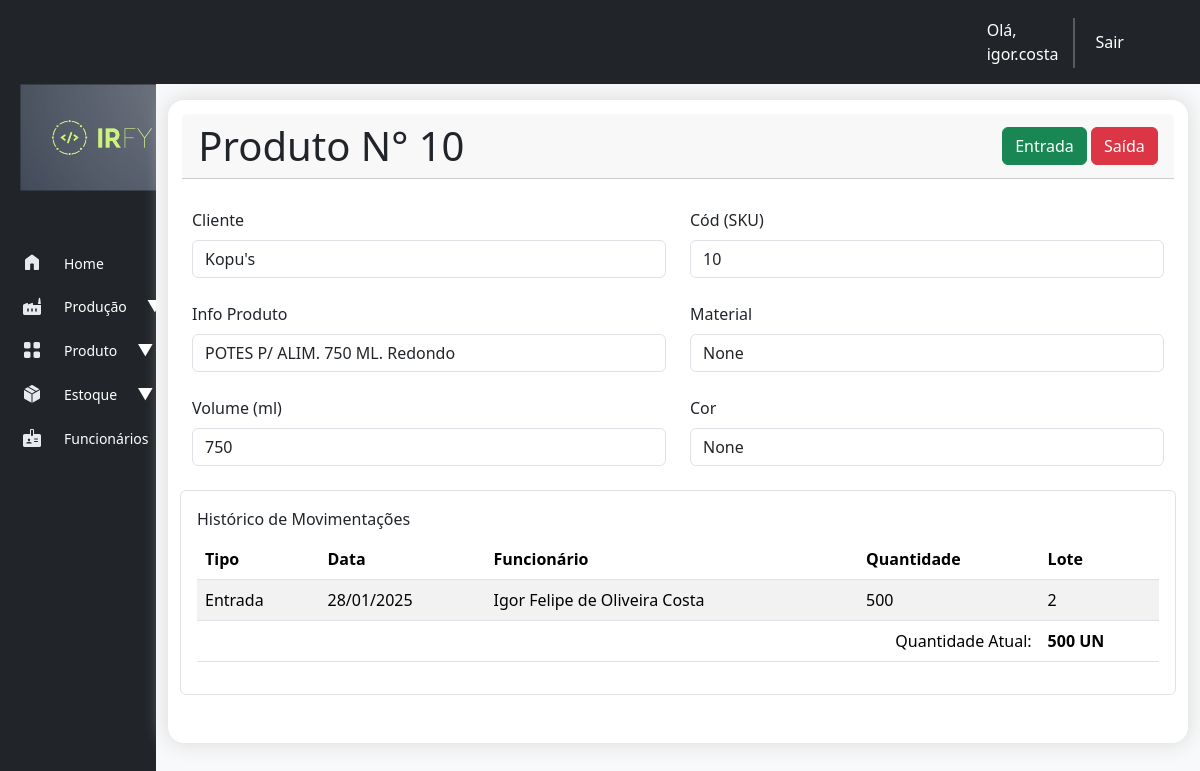
The app's page /estoque/produto_intermediario/6 (signed in), older data.
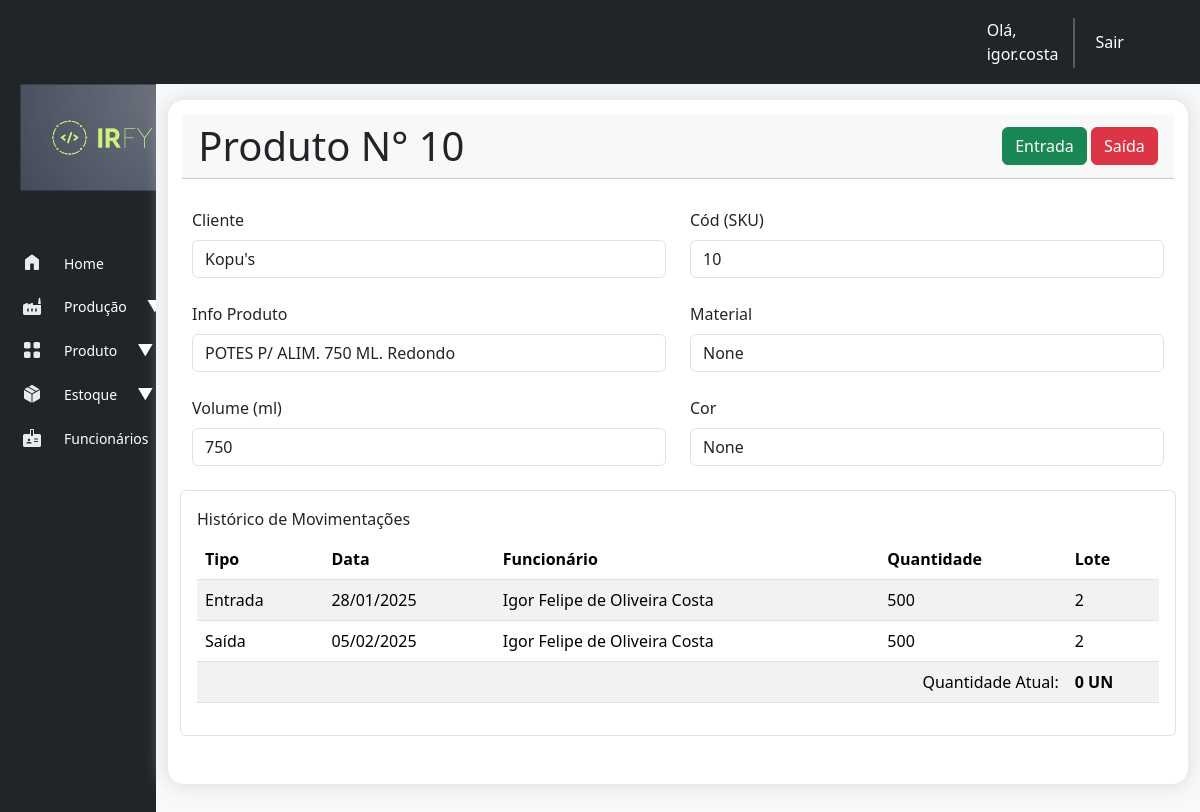
The same page, newer data.
### estoque/models.py (models this page shows, shortened)
class MovimentoEstoqueAcabado(models.Model):
    TIPO_MOVIMENTOS_CHOICES = [
        ('entrada', 'Entrada'),
        ('saida', 'Saída'),
    ]
    produto_acabado = models.ForeignKey(ProdutoAcabado, on_delete=models.CASCADE)
    tipo_movimento = models.CharField(max_length=10, choices=TIPO_MOVIMENTOS_CHOICES)
    quantidade_movimentada = models.IntegerField()
    funcionario = models.ForeignKey(Funcionario, on_delete=models.CASCADE)
    data_mov = models.DateTimeField(auto_now_add=True)
    endereco = models.CharField(max_length=5, null=True)
    class Meta:
        verbose_name_plural = "Movimentações PA"

class ProdutoAcabado(models.Model):
    produto = models.ForeignKey(Produto, on_delete=models.CASCADE)
    quantidade = models.PositiveBigIntegerField(default=0)
    data_entrada = models.DateField(auto_now_add=True)
    localizacao = models.CharField(max_length=5, null=True)
    peso_liq_caixa = models.DecimalField(max_digits=5, decimal_places=3, blank=True, null=True)
    peso_brt_caixa = models.DecimalField(max_digits=5, decimal_places=3, blank=True, null=True)
    cartucho = models.CharField(max_length=8)
    qtd_total_caixa = models.IntegerField(default=0, null=True)
    codigo_barra = models.CharField(max_length=13, blank=True, null=True)
    codigo_barra_pct = models.CharField(max_length=13, blank=True, null=True)
    lote = models.CharField(max_length=10, null=True)
    data_fabricacao = models.DateField(null=True)
    tipo = models.CharField(max_length=15,choices=[('acabado', 'Acabado'), ('intermediario', 'Intermediario')])
    class Meta:
        verbose_name_plural = "Produtos Acabados"

### cadastro/models.py (models this page shows, shortened)
class Funcionario(models.Model):
    STATUS_CHOICES = [
        ('ativo', 'Ativo'),        ('inativo', 'Inativo'),
    ]
    nome_funcionario = models.CharField(max_length=100)
    matricula_funcionario = models.CharField(max_length=5, unique=True)
    status = models.CharField(max_length=7, choices=STATUS_CHOICES, default="ativo")
    created_at = models.DateField(auto_now_add=True)
    def __str__(self):
        return self.nome_funcionario

class Produto(models.Model):
    TIPO_PRODUTO = [
        ('TAMPA', 'Tampa'),
        ('COPO', 'Copo'),
        ('POTE', 'Pote'),
        ('BANDEJA', 'Bandeja'),
        ('PRATO', 'Prato'),
        ('KIT POTE', 'Kit Pote'),
    ]
    STATUS_PRODUTO = [
        ('ativo', 'Ativo'),
        ('inativo', 'Inativo'),
    ]
    cliente = models.ForeignKey(Cliente, on_delete=models.CASCADE)
    tipo = models.CharField(max_length=10, choices=TIPO_PRODUTO, null=True)
    codigo = models.CharField(max_length=50, unique=True)
    descricao = models.TextField(blank=True, null=True)
    material = models.CharField(max_length=100, null=True, blank=True)
    peso = models.DecimalField(max_digits=10, decimal_places=2, null=True)
    volume = models.IntegerField(null=True)
    cor = models.CharField(max_length=50, null=True, blank=True)
    status = models.CharField(max_length=7, choices=STATUS_PRODUTO, default="ativo", null=True)

class Cliente(models.Model):
    TIPOS_CLIENTE = [
        ('pf', 'Pessoa Física'),
        ('pj', 'Pessoa Jurídica'),
    ]
    nome_cliente = models.CharField(max_length=255)
    tipo_cliente = models.CharField(max_length=2, choices=TIPOS_CLIENTE, default='pf')
    cpf_cnpj = models.CharField(max_length=18, unique=True)
    email = models.EmailField(max_length=254)
    telefone = models.CharField(max_length=20, blank=True, null=True)
    endereco = models.TextField()
    data_cadastro = models.DateTimeField(auto_now_add=True)
    def __str__(self):
        return self.nome_cliente

### estoque/views.py (the view)
# urls.py: path('produto_intermediario/<produto_intermediario_id>', views.produto_intermediario, name='produto_intermediario')
@login_required
def produto_intermediario(request, produto_intermediario_id):
    produto_intermediario = ProdutoAcabado.objects.get(id = produto_intermediario_id)
    movimentacoes = MovimentoEstoqueAcabado.objects.filter(produto_acabado=produto_intermediario)
    context = {'movimentacoes': movimentacoes, 'produto_intermediario': produto_intermediario}
    return render(request, 'estoque_acabado/estoque_intermediario/produto_intermediario.html', context)

### estoque/templates/estoque_acabado/estoque_intermediario/produto_intermediario.html (shortened to what this page needs)
{% extends "base.html" %}
{% load django_bootstrap5 %}
{% load humanize %}
{% block header %}
<div class="card-header d-flex justify-content-between">
    <div>
        <h2 class="display-6 mb-0">Produto N° {{ produto_intermediario.produto.codigo }}</h2>
    </div>
    <div style="align-content: center;">
        {% block buttons %}
        <button type="button" class="btn btn-success" data-bs-toggle="modal" data-bs-target="#modalEntrada">Entrada</button>
        <button type="button" class="btn btn-danger" data-bs-toggle="modal" data-bs-target="#exampleModal">Saída</button>
        {% endblock buttons %}
    </div>
</div>
{% endblock header %}
{% block content %}
<div class="row d-flex justify-content-center">
    <div class="col-md-6 mb-4">
        <label for="disabledTextInput" class="form-label">Cliente</label>
        <input readonly type="text" id="disabledTextInput" class="form-control form-control"
            value="{{ produto_intermediario.produto.cliente }}">
    </div>
    <div class="col-md-6 mb-4">
        <label for="disabledTextInput" class="form-label">Cód (SKU)</label>
        <input readonly type="text" id="disabledTextInput" class="form-control form-control"
            value="{{ produto_intermediario.produto.codigo }}">
    </div>
</div>
<div class="row d-flex justify-content-center">
    <div class="col-md-6 mb-4">
        <label for="disabledTextInput" class="form-label">Info Produto</label>
        <input readonly type="text" id="disabledTextInput" class="form-control form-control"
            value="{{ produto_intermediario.produto.descricao }}">
    </div>
    <div class="col-md-6 mb-4">
        <label for="disabledTextInput" class="form-label">Material</label>
        <input readonly type="text" id="disabledTextInput" class="form-control form-control"
            value="{{ produto_intermediario.produto.material }}">
    </div>
</div>
<div class="row d-flex justify-content-center">
    <div class="col-md-6 mb-4">
        <label for="disabledTextInput" class="form-label">Volume (ml)</label>
        <input readonly type="text" id="disabledTextInput" class="form-control form-control"
            value="{{ produto_intermediario.produto.volume }}">
    </div>
    <div class="col-md-6 mb-4">
        <label for="disabledTextInput" class="form-label">Cor</label>
        <input readonly type="text" id="disabledTextInput" class="form-control form-control"
            value="{{ produto_intermediario.produto.cor }}">
    </div>
</div>
<div class="row d-flex justify-content-center">
    <div class="col-md-12 mb-4 p-3 border rounded">
        <label class="form-label">Histórico de Movimentações</label>
        <table class="table table-striped table">
            <thead>
                <tr>
                    <th>Tipo</th>
                    <th>Data</th>
                    <th>Funcionário</th>
                    <th>Quantidade</th>
                    <th>Lote</th>
                </tr>
            </thead>
            <tbody>
                {% for mov in movimentacoes %}
                <tr>
                    <td> {{ mov.get_tipo_movimento_display }} </td>
                    <td> {{ mov.data_mov | date:'d/m/Y' }} </td>
                    <td> {{ mov.funcionario }} </td>
                    <td> {{ mov.quantidade_movimentada | intcomma }} </td>
                    <td> {{ produto_intermediario.lote | intcomma }} </td>
                </tr>
                {% empty %}
                <tr>
                    <td colspan="6">Nenhuma movimentação encontrada.</td>
                </tr>
                {% endfor %}
                <tr>
                    <td colspan="4" style="text-align: end; background-color: white;"> Quantidade Atual:</td>
                    <td> <strong> {{ produto_intermediario.quantidade | intcomma }} UN</strong></td>
                </tr>
            </tbody>
        </table>
    </div>
</div>
</div>
{% endblock content %}

Row changes from the older to the newer data that the page shows:
changed ProdutoAcabado "Kopu's": quantidade "500" → "0"
added MovimentoEstoqueAcabado: tipo_movimento "Saída", data_mov "05/02/2025", funcionario "Igor Felipe de Oliveira Costa", quantidade_movimentada "500", {{ produto_intermediario.lote | intcomma }} "2"
